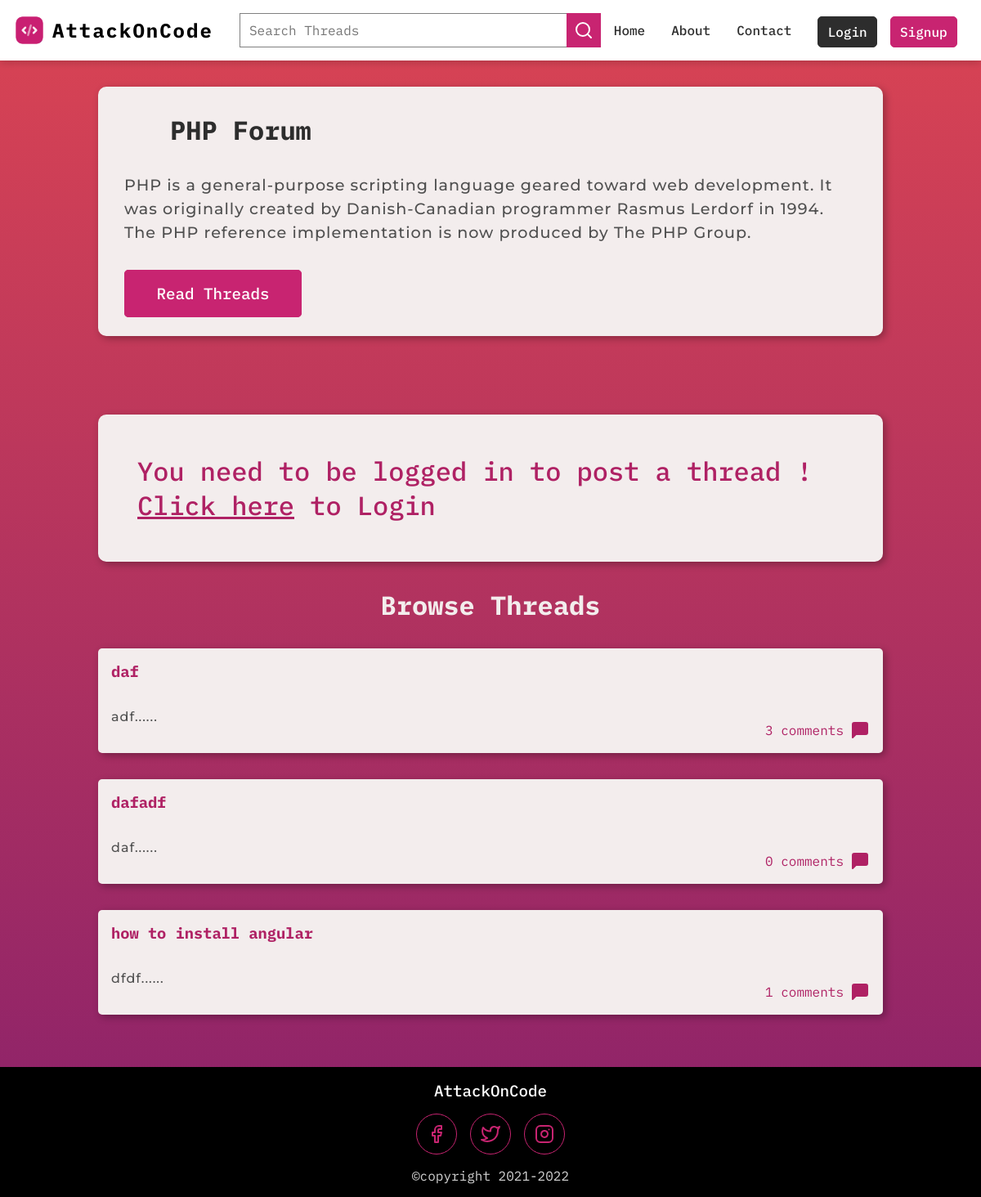
Page /thread-list.php?category_id=2 on the earlier database version.
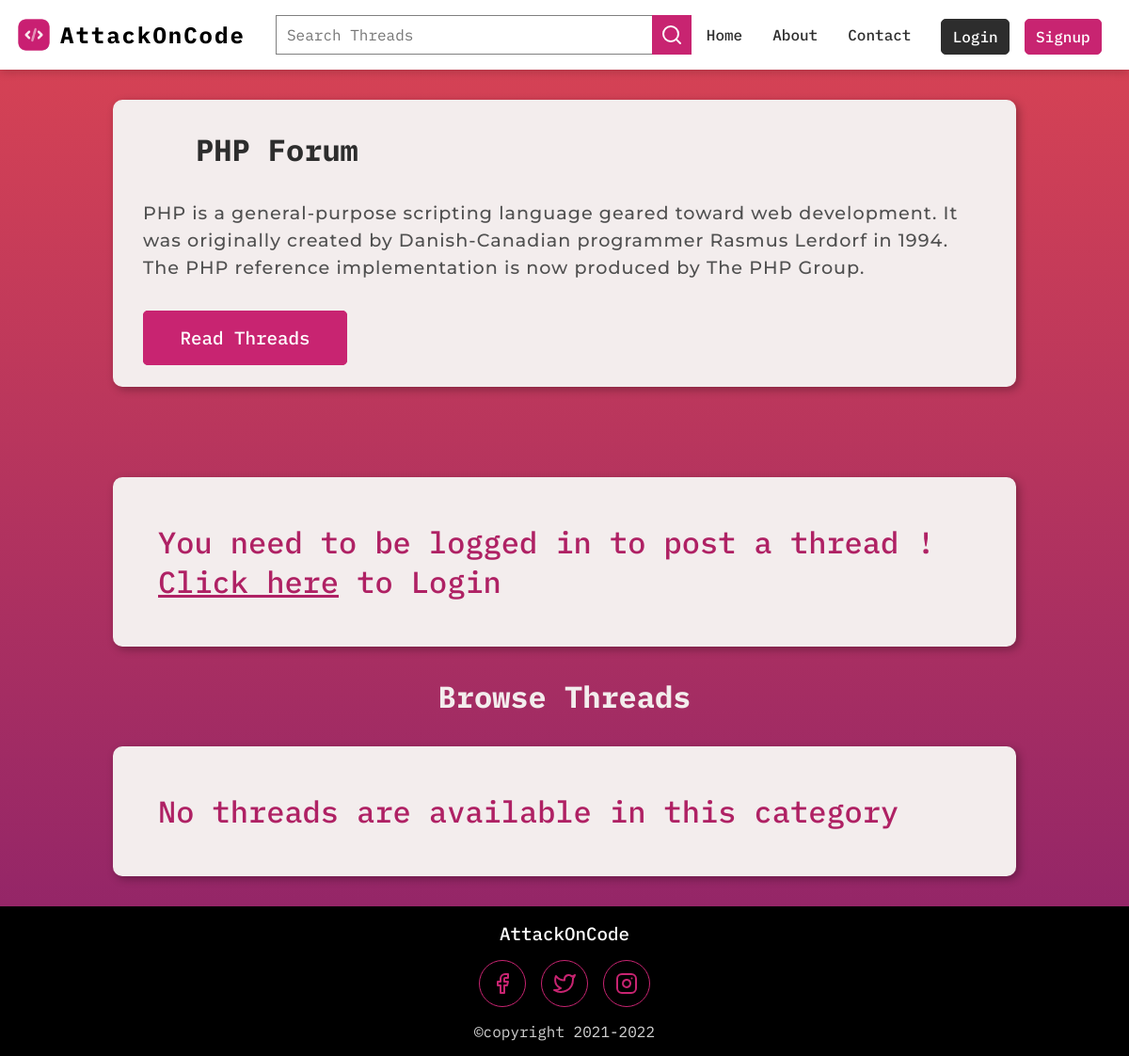
Same page on the later database version.
### tables this page shows
CREATE TABLE `categories` (
  `category_id` int(11) NOT NULL,
  `category_name` varchar(255) NOT NULL,
  `category_description` text NOT NULL,
  `category_createdat` datetime NOT NULL DEFAULT current_timestamp()
);

CREATE TABLE `threads` (
  `thread_id` int(11) NOT NULL,
  `thread_title` varchar(255) NOT NULL,
  `thread_desc` text NOT NULL,
  `thread_code` text NOT NULL,
  `thread_cat_id` int(11) NOT NULL,
  `thread_user_id` int(11) NOT NULL,
  `timestamp` datetime NOT NULL DEFAULT current_timestamp()
);

### thread-list.php (the view, shortened to what this page needs)
<?php
    require "./partials/_connection.php";
    $category_id = $_GET['category_id'];
    $stmt =  $mysqli->prepare("SELECT * FROM `categories` WHERE category_id = ?");
    $stmt->bind_param("i", $category_id);
    $stmt->execute();
    $categoryFetchingResult = $stmt->get_result();
    $categoryFetchingArray = mysqli_fetch_assoc($categoryFetchingResult);
    $thread_title = $thread_description = $errorMsgTitle = $errorMsgDesc = $user_id = "";
    $stmt =  $mysqli->prepare("SELECT * FROM `threads` WHERE thread_cat_id = ?");
    $stmt->bind_param("i", $category_id);
    $stmt->execute();
    $threadsFetchingResult = $stmt->get_result();
    $threadsFetchingArray = mysqli_fetch_all($threadsFetchingResult, MYSQLI_ASSOC);
?>
<!DOCTYPE html>
<html lang="en">
<head>
    <link rel="stylesheet" href="./css/navbar.css">
    <link rel="stylesheet" href="./css/footer.css">
    <link rel="stylesheet" href="./css/thread-list.css">
</head>
<body>
    <?php include "./partials/_navbar.php" ?>
    <main class="thread-list-section">
        <div class="category-container">
            <div class="category">
                    <h2 class="category__heading">
                        <?php echo htmlspecialchars
                    ($categoryFetchingArray['category_name']) ?> Forum</h2>
                    <div class="category--padding">
                            <p class="category__description text"><?php echo htmlspecialchars($categoryFetchingArray['category_description']) ?></p>
                            <a class="category__btn" href="#threadlist">Read Threads</a>
                    </div>
            </div>
        </div>
        <?php if(isset($_SESSION['loggedin'])): ?>
        <section class="post-thread">
            <div class="post-thread-container">
                <h2 class="post-thread-heading">Post a Thread</h2>
                <form action="<?php echo htmlspecialchars($_SERVER['REQUEST_URI']) ?>" method="POST" class="post-thread-form">
                    <input type="text" name="thread_title" placeholder="Thread Title" class="thread-title" value="<?php echo htmlspecialchars($thread_title)?>">
                    <span class="mb-2"><?php echo htmlspecialchars($errorMsgTitle) ?></span>
                    <textarea name="thread_description" placeholder="Thread Description" class="thread-description" id="thread_description" cols="30" rows="10" value="<?php echo htmlspecialchars($thread_description)?>"></textarea>
                    <span class="mb-2"><?php echo htmlspecialchars($errorMsgDesc) ?></span>
                    <textarea style="margin-bottom: 2rem;" name="thread_code" placeholder="Paste code here" class="thread-code" id="thread_code" cols="30" rows="10" value="<?php echo htmlspecialchars($thread_description)?>"></textarea>
                    <input type="submit" value="Post Thread" name="postThread" class="post-thread-btn">
                </form>
            </div>
        </section>
        <?php else: ?>
        <section id="nothing">
            <div class="nothing-box">
                <p>You need to be logged in to post a thread ! <a style="text-decoration: underline; cursor: pointer;" href="login.php">Click here</a> to Login</p>
            </div>
        </section>
        <?php endif; ?>
        <h2 class="threadlist-heading">Browse Threads</h2>
        <?php if($threadsFetchingArray): ?>
        <section id="threadlist">
            <div class="threadlist-container">
                <?php foreach($threadsFetchingArray as $threads => $thread): ?>
                <?php
                    $thread_id = $thread['thread_id'];
                    $stmt =  $mysqli->prepare("SELECT COUNT(*) FROM `comments` WHERE thread_id = ?");
                    $stmt->bind_param("i", $thread_id);
                    $stmt->execute();
                    $countingCommentsResult = $stmt->get_result();
                    $commentCount = mysqli_fetch_array($countingCommentsResult);
                ?>
                <a class="thread" href="thread.php?thread_id=<?php echo htmlspecialchars($thread['thread_id']) ?>">
                    <h3 class="thread-heading"><?php echo htmlspecialchars($thread['thread_title']) ?></h3>
                    <div class="btn-info-container">
                        <p class="thread-desc text"><?php echo substr(htmlspecialchars($thread['thread_desc']), 0, 250) ?>......</p>
                        <div class="number-of-threads">
                            <span><?php echo htmlspecialchars($commentCount[0]); ?> comments</span>
                            <svg xmlns="http://www.w3.org/2000/svg" width="24" height="24" viewBox="0 0 24 24" fill="#af2164" stroke="currentColor" stroke-width="2" stroke-linecap="round" stroke-linejoin="round" class="feather feather-message-square"><path d="M21 15a2 2 0 0 1-2 2H7l-4 4V5a2 2 0 0 1 2-2h14a2 2 0 0 1 2 2z"></path></svg>
                        </div>
                    </div>
                </a>
                <?php endforeach; ?>
            </div>
        </section>
        <?php else: ?>
            <section id="nothing">
                <div class="nothing-box">
                    <p>No threads are available in this category</p>
                </div>
           </section>
        <?php endif;?>
    </main>
    <?php include "./partials/_footer.php" ?>
</body>
</html>

### partials/_navbar.php (shortened to what this page needs)
<div class="navbar-container">
    <nav class="navbar">
        <div class="navbar__brand">
            <a href="index.php" class="brand"><img src="assets/logo.png" alt="">  <span class="brand-text">AttackOnCode</span> </a>
        </div>
        <div class="navbar__dropdown-items">
            <form class="navbar__form" action="search-results.php" method="GET">
                <div class="navbar__search-container">
                    <input class="navbar__searchbar" name="searched-item" type="text" placeholder="Search Threads">
                    <div class="navbar__search-icon">
                        <svg xmlns="http://www.w3.org/2000/svg" width="24" height="24" viewBox="0 0 24 24" fill="none"
                            stroke="currentColor" stroke-width="2" stroke-linecap="round" stroke-linejoin="round"
                            class="feather feather-search">
                            <circle cx="11" cy="11" r="8"></circle>
                            <line x1="21" y1="21" x2="16.65" y2="16.65"></line>
                        </svg>
                    </div>
                </div>
            </form>
            <ul class="navbar__links">
                <li class="navbar__links--link"><a href="index.php"> Home </a></li>
                <li class="navbar__links--link"><a href="about.php"> About</a></li>
                <li class="navbar__links--link"><a href="contact.php"> Contact</a></li>
                <?php if(!isset($_SESSION['loggedin'])): ?>
                    <a class="navbar__links--link loginBtn" href="login.php">Login</a>
                    <a class="navbar__links--link signupBtn" href="signup.php">Signup</a>
                <?php else: ?>
                    <a class="navbar__links--link signupBtn" href="logout.php">Logout</a>
                <?php endif; ?>
            </ul>
        </div>
    </nav>
</div>

### partials/_footer.php (shortened to what this page needs)
<div class="footer-wrapper">
    <footer class="footer">
        <div class="footer__brand">
            AttackOnCode
        </div>
        <div class="footer__icons">
            <div class="icon">
            <svg xmlns="http://www.w3.org/2000/svg" width="24" height="24" viewBox="0 0 24 24" fill="none" stroke="currentColor" stroke-width="2" stroke-linecap="round" stroke-linejoin="round" class="feather feather-facebook"><path d="M18 2h-3a5 5 0 0 0-5 5v3H7v4h3v8h4v-8h3l1-4h-4V7a1 1 0 0 1 1-1h3z"></path></svg>
            </div>
            <div class="icon">
            </div>
            <div class="icon">
            </div>
        </div>
        <div class="footer__copyright">
            &copy;<?php echo "copyright 2021-" . date("Y") ?>
        </div>
    </footer>
</div>

### css/footer.css (style rules this page uses)
.footer-wrapper { width: 100%; margin-top: auto !important; background-color:var(--nav-brand); }
.footer { text-align: center; padding: 1rem; }
.footer__brand { font-size: 1.2rem; font-weight: 500; color: var(--nav-bg); }
.footer__icons { display: flex; justify-content: center; align-items: center; margin: 1rem 0; }
.icon { width: 50px; height: 50px; display: flex; justify-content: center; align-items: center; border-radius: 100%; -webkit-border-radius: 100%; -moz-border-radius: 100%; -ms-border-radius: 100%; -o-border-radius: 100%; border: 1px solid var(--red-1); color: var(--red-1); transition: color 200ms, background-color 200ms; -webkit-transition: color 200ms, background-color 200ms; -moz-transition: color 200ms, background-color 200ms; -ms-transition: color 200ms, background-color 200ms; -o-transition: color 200ms, background-color 200ms; cursor: pointer; }
.icon:not(:last-child) { margin-right: 1rem; }
.footer__copyright { color: var(--lightgray); }

### css/thread-list.css (style rules this page uses)
.category-container, .post-thread, #threadlist, #nothing { padding: 2rem 1rem; max-width: 992px; margin: 0 auto; }
body { background-image: linear-gradient(to bottom, #DA4453, #89216B); }
.category { margin-bottom: 2rem; border-radius: 10px; box-shadow: var(--bs); -webkit-border-radius: 10px; -moz-border-radius: 10px; -ms-border-radius: 10px; -o-border-radius: 10px; }
.category__heading { background-color: var(--card-bg); color: var(--black); border-top-left-radius: 10px; border-top-right-radius: 10px; padding: 2rem !important; display: flex; align-items: center; }
.category__description { margin-bottom: 3rem; color: var(--text); }
.category--padding { padding: 0 2rem 2.5rem 2rem; background-color: var(--card-bg); border-bottom-left-radius: 10px; border-bottom-right-radius: 10px; }
.category__btn { background-color: var(--red-1); font-weight: 500; color: var(--nav-bg); border-radius: 5px; border: 1px solid var(--red-1); padding: 0.8em 2em; font-size: 1.4rem; -webkit-border-radius: 5px; -moz-border-radius: 5px; -ms-border-radius: 5px; -o-border-radius: 5px; cursor: pointer; transition: color 100ms, background-color 200ms; -webkit-transition: color 100ms, background-color 200ms; -moz-transition: color 100ms, background-color 200ms; -ms-transition: color 100ms, background-color 200ms; -o-transition: color 100ms, background-color 200ms; }
@media screen and (min-width: 1100px) { .category__heading { font-size: 2rem; padding: 2rem; } }
@media screen and (min-width: 1100px) { .category__description { font-size: 1.2rem; } }
@media screen and (min-width: 1100px) { .category__btn { font-size: 1.2rem; } }
.nothing-box { padding: 2rem; font-size: 2rem; background-color: var(--card-bg); color: var(--red-2); font-weight: 500; border-radius: 10px; -webkit-border-radius: 10px; -moz-border-radius: 10px; -ms-border-radius: 10px; -o-border-radius: 10px; box-shadow: var(--bs); }
@media screen and (min-width: 1100px) { .nothing-box { padding: 3rem; } }
.threadlist-heading { text-align: center; color: var(--card-bg); }
@media screen and (min-width: 1100px) { .threadlist-heading { font-size: 2rem; } }
.thread { display: block; background-color: var(--card-bg); color: var(--text); padding: 1rem; border-radius: 5px; -webkit-border-radius: 5px; -moz-border-radius: 5px; -ms-border-radius: 5px; -o-border-radius: 5px; margin-bottom: 2rem; transition: transform 200ms; -webkit-transition: transform 200ms; -moz-transition: transform 200ms; -ms-transition: transform 200ms; -o-transition: transform 200ms; cursor: pointer; box-shadow: var(--bs); word-wrap: break-word !important; }
.thread-heading { margin-bottom: 1rem; color: var(--red-2); }
.thread-desc { max-width: 750px; }
.number-of-threads, .likes { margin-top: 2rem; color: var(--red-2); display: flex; margin-left: 0.5rem; align-items: center; }
.number-of-threads svg { margin-left: 0.5rem; }
@media screen and (min-width: 640px) { .btn-info-container { display: flex; justify-content: space-between; align-items: center; } }

Differences in the rows shown:
removed threads: thread_title "daf", thread_desc "adf", commentCount "3"
removed threads: thread_title "dafadf", thread_desc "daf", commentCount "0"
removed threads: thread_title "how to install angular", thread_desc "dfdf", commentCount "1"
Other differences:
text now shown: "No threads are available in this category"
